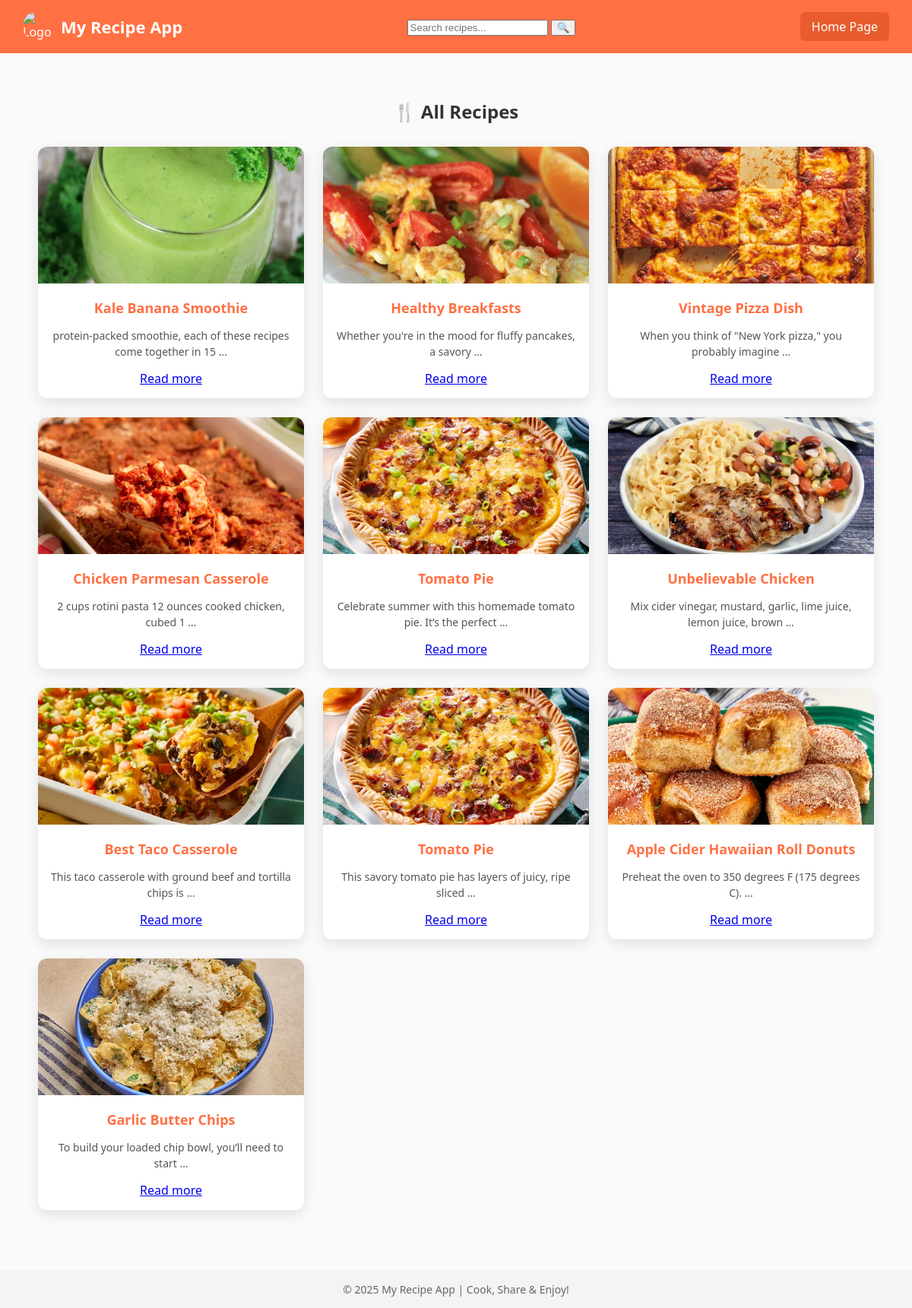
Screenshot of /view_recipe_page/ with the database file from the repository.
### recipe_app/models.py (models this page shows)
class recipe_model(models.Model):
    recipe_name=models.CharField(max_length=20)
    description=models.TextField()
    image=models.ImageField(upload_to="recipes/")

### recipe_app/views.py (the view)
# urls.py: path("view_recipe_page/",views.view_recipe_page,name="view_recipe_page"),
def view_recipe_page(request):
    data=recipe_model.objects.all().order_by("-id")
    if request.method=="GET":
       st=request.GET.get("recipe_name")
       if st:
        data=recipe_model.objects.filter(recipe_name__icontains=st)
    return render(request,"recipe_app/view_recipe_page.html",{"get_all": data})

### recipe_app/templates/recipe_app/view_recipe_page.html (shortened to what this page needs)
{% load static %}
<!DOCTYPE html>
<html lang="en">
<head>
  <link rel="stylesheet" href="{% static 'recipe_app/view_recipe_page.css' %}">
</head>
<body>
  <div class="header">
    <div class="logo">
      <img src="https://img.icons8.com/ios-filled/50/ffffff/chef-hat.png" alt="Logo">
      <h1>My Recipe App</h1>
    </div>
    <form method="get" action="{% url 'view_recipe_page' %}" class="search-form">
  <input type="text" name="recipe_name" placeholder="Search recipes..." value="{{ request.GET.recipe_name }}">
  <button type="submit">🔍</button>
</form>
    <div class="nav">
      <a href="{% url 'home_page_buttons' %}">Home Page</a>
    </div>
  </div>
  <div class="container">
    <h2>🍴 All Recipes</h2>
    <div class="recipes">
      {% for recipes in get_all %}
      <div class="card">
        <img src="{{recipes.image.url}}" alt="{{recipes.name}}">
        <div class="card-content">
          <h3>{{recipes.recipe_name}}</h3>
          <p>{{recipes.description|truncatewords:10}}</p>
          <a class="btn" href="{% url 'detail_page' recipes.id %}">Read more</a>
        </div>
      </div>
      {% empty %}
      <p class="no-recipes">No recipes uploaded yet. Be the first to share! 😋</p>
      {% endfor %}
    </div>
  </div>
  <div class="footer">
    © 2025 My Recipe App | Cook, Share & Enjoy!
  </div>
</body>
</html>

### recipe_app/static/recipe_app/view_recipe_page.css (style rules this page uses)
body { font-family: 'Segoe UI', Tahoma, Geneva, Verdana, sans-serif; background: #fafafa; margin: 0; padding: 0; }
.header { background: #ff7043; padding: 15px 30px; display: flex; align-items: center; justify-content: space-between; color: white; }
.logo { display: flex; align-items: center; gap: 10px; }
.logo img { width: 40px; height: 40px; border-radius: 50%; }
.logo h1 { font-size: 22px; margin: 0; }
.nav a { color: white; text-decoration: none; font-size: 16px; padding: 8px 15px; border-radius: 6px; background: #e85c2d; transition: 0.3s; }
.container { padding: 40px 20px; text-align: center; }
.container h2 { color: #333; margin-bottom: 30px; }
.recipes { display: grid; grid-template-columns: repeat(auto-fill, minmax(260px, 1fr)); gap: 25px; max-width: 1100px; margin: auto; }
.card { background: white; border-radius: 12px; overflow: hidden; box-shadow: 0 6px 18px rgba(0, 0, 0, 0.1); transition: transform 0.3s; }
.card img { width: 100%; height: 180px; object-fit: cover; }
.card-content { padding: 15px; }
.card-content h3 { margin: 0 0 10px; color: #ff7043; font-size: 18px; }
.card-content p { font-size: 14px; color: #555; line-height: 1.5; }
.footer { text-align: center; padding: 15px; margin-top: 40px; background: #f4f4f4; font-size: 14px; color: #666; }

### rows the page displays
recipe_model: image (picture), recipe_name "Kale Banana Smoothie", description "protein-packed smoothie, each of these recipes come together in 15 …"
recipe_model: image (picture), recipe_name "Healthy Breakfasts", description "Whether you're in the mood for fluffy pancakes, a savory …"
recipe_model: image (picture), recipe_name "Vintage Pizza Dish", description "When you think of \"New York pizza,\" you probably imagine …"
recipe_model: image (picture), recipe_name "Chicken Parmesan Casserole", description "2 cups rotini pasta 12 ounces cooked chicken, cubed 1 …"
recipe_model: image (picture), recipe_name "Tomato Pie", description "Celebrate summer with this homemade tomato pie. It’s the perfect …"
recipe_model: image (picture), recipe_name "Unbelievable Chicken", description "Mix cider vinegar, mustard, garlic, lime juice, lemon juice, brown …"
recipe_model: image (picture), recipe_name "Best Taco Casserole", description "This taco casserole with ground beef and tortilla chips is …"
recipe_model: image (picture), recipe_name "Tomato Pie", description "This savory tomato pie has layers of juicy, ripe sliced …"
recipe_model: image (picture), recipe_name "Apple Cider Hawaiian Roll Donuts", description "Preheat the oven to 350 degrees F (175 degrees C). …"
recipe_model: image (picture), recipe_name "Garlic Butter Chips", description "To build your loaded chip bowl, you’ll need to start …"
